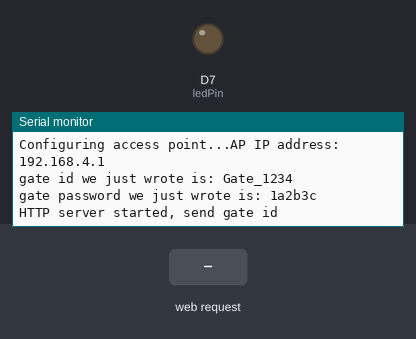
A sketch run on a simulated ESP8266 (NodeMCU). Parts: output pins drawn as LEDs (lit = HIGH), the last lines printed to the serial monitor. The test bench sets the inputs (shaded band). EEPROM starts erased.

Above: at 2.3 s.
2.4 s: HTTP request GET /open received
At 3.6 s:
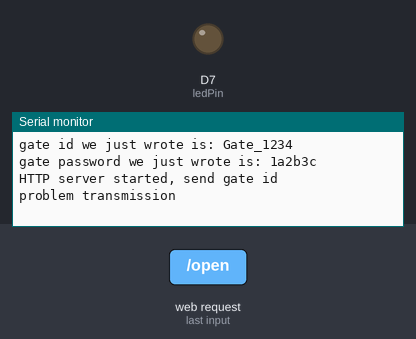
3.9 s: HTTP request GET /open?idGate=1&password=1&nPassword=1 received
At 5.0 s:
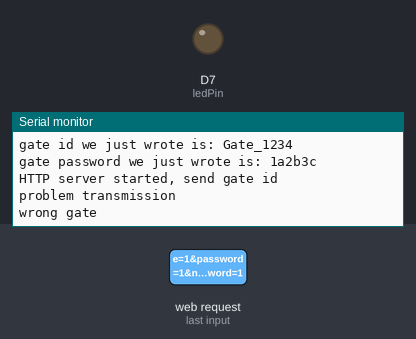
5.4 s: HTTP request GET /close?idGate=1&password=1&nPassword=1 received
At 6.1 s:
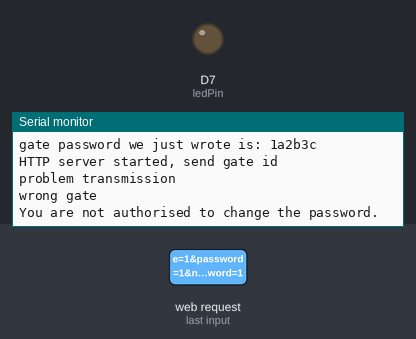

Measured:
- after the input at 2.4 s, the serial monitor: prints a new line at once (image 1)
- after the input at 3.9 s, the serial monitor: prints a new line at once (image 2)
- after the input at 5.4 s, the serial monitor: prints a new line at once (image 3)

The sketch:

gateControle.ino
```cpp
#include <EEPROM.h>
#include <ESP8266WiFi.h>
#include <WiFiClient.h>
#include <ESP8266WebServer.h>

// Parameters for gate credentials
int  address     = 0;
String pass_gate = "1a2b3c";
String id_gate   = "Gate_1234";
String readID    = "";
String readPass  = "";
// mon ajout sdfqdsv

// Parameters for ESP8266 wifi setup
const char *ssid      = "gate_project";
const char *password  = "12345";
String     returnOk[] = {"true"};
const int  ledPin     = D7; // GPIO2
ESP8266WebServer server(80);

void setup() {
  EEPROM.begin(512);
  Serial.begin(9600);
  delay(1000);

  pinMode(ledPin, OUTPUT);

  Serial.println();
  Serial.print("Configuring access point...");

  WiFi.softAP(ssid, password);

  IPAddress myIP = WiFi.softAPIP();
  Serial.print("AP IP address: ");
  Serial.println(myIP);

// Writing data to memory
  EEPROM.put(0, id_gate);
  EEPROM.put(50, pass_gate);
  getGatePass();
  Serial.println("gate id we just wrote is: "+getGateID());
  Serial.println("gate password we just wrote is: "+readPass);

//only open and close are used
  server.on( "/open", HTTP_GET, openGate); // Listen for command from andriod
  server.on( "/id", HTTP_POST, sendGateId);
  server.on( "/close", HTTP_GET, completeCloseGate);
  server.begin();
  Serial.println("HTTP server started, send gate id ");
}

void sendGateId()
{
  String answer = getGateID();
  Serial.println(answer);
  server.send( 200, "application/gson; charset=utf-8", answer);
}

String getGateID()
{
  //Read data from memory
  EEPROM.get(0, readID);
  return readID;
}

void getGatePass()
{
  //Read data from memory
  EEPROM.get(50, readPass);
}

void openGate()
{
  if (server.hasArg("idGate") && server.hasArg("password"))
  {
    if(server.arg("idGate") == getGateID())
    {
    getGatePass();
    Serial.println("Get Gate Pass: " + readPass);
    Serial.println("server.arg : " + server.arg("password"));
    if (server.arg("password") == readPass) // Verify that the correct password is received
    {
      digitalWrite(ledPin, HIGH); // open gate
      server.send (200, "application/gson; charset=utf-8","true");
      Serial.println("Correct Password. Gate is now opening.");
    }
    else
    {
      Serial.println("Incorrect password.");
      server.send(200, "application/gson; charset=utf-8", "false");
    }
    }
    else{
       Serial.println("wrong gate");
       server.send(200, "application/gson; charset=utf-8", "false");
      }
  }
  else
  {
   server.send(203, "application/gson; charset=utf-8", "false");
   Serial.println("problem transmission");
  }
}

void simpleCloseGate()
{
  digitalWrite(ledPin, LOW); // open gate
  Serial.println("Gate is now closing.");
}

void completeCloseGate()
{
  getGatePass();
  if (server.hasArg("password") && server.hasArg("nPassword") && (readPass != server.arg("nPassword")))
  {
    if (server.arg("password") == readPass) // Verify that the correct password is received
    {
      simpleCloseGate();
      String newPassword = server.arg("nPassword");
      EEPROM.put(50, newPassword);
      getGatePass();
      Serial.println("gate password we just wrote is: "+readPass);
      server.send(200, "application/json; charset=utf-8", "true");
      Serial.println("You have successfully changed the password");
    }
    else
    {
      Serial.println("You are not authorised to change the password.");
      server.send(200, "application/json; charset=utf-8", "false");
    }
  }
}

void loop()
{
  server.handleClient();
}
```
